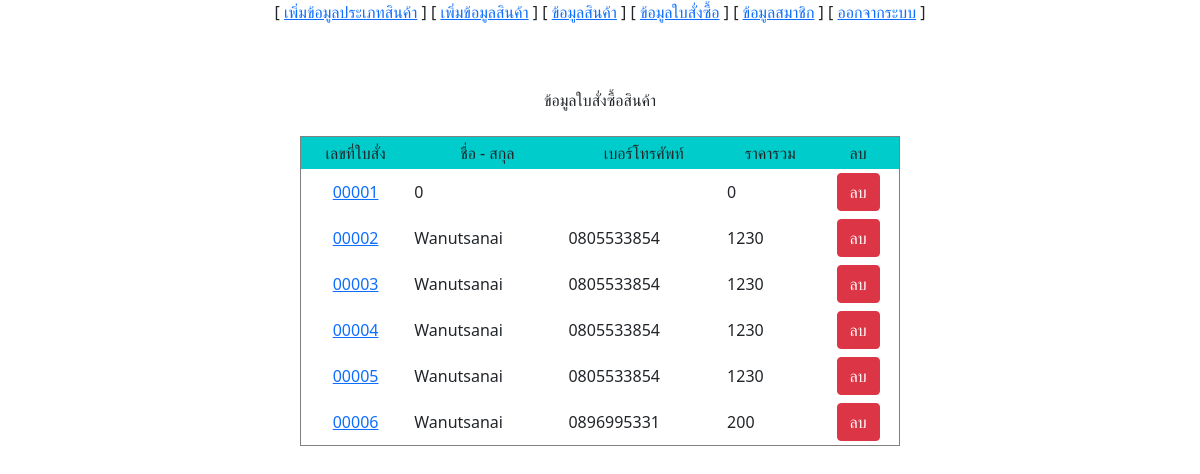
Page /admin_order.php (signed in) on the committed database.
### tables this page shows
CREATE TABLE IF NOT EXISTS `orders` (
  `order_id` int(11) NOT NULL AUTO_INCREMENT,
  `order_name` varchar(60) NOT NULL DEFAULT '0',
  `order_address` text NOT NULL,
  `order_email` varchar(30) NOT NULL DEFAULT '',
  `order_phone` varchar(20) NOT NULL DEFAULT '',
  `Column 6` varchar(20) NOT NULL DEFAULT '',
  `order_total` int(11) NOT NULL DEFAULT 0,
  `order_date` date DEFAULT NULL,
  PRIMARY KEY (`order_id`)
);

### admin_order.php (the view, shortened to what this page needs)
<?php
include('bootstrap.php');
include "admin_menu.php";
?>
<html>
<body>
    <br><br>
    <center> ข้อมูลใบสั่งซื้อสินค้า</center><br>
    <?php
    include "connect.php";
    $sql = "select * from orders";
    $ex = mysqli_query($conn, $sql);
    $num = mysqli_num_rows($ex);
    if ($num > 0) {
        $show = "<table width=600 cellpadding=4 align=center border class='talble table-hover'>";
        $show .= "<tr bgcolor=#00CCCC align=center><td>เลขที่ใบสั่ง</td><td>ชื่อ - สกุล </td><td> เบอร์โทรศัพท์</td><td>ราคารวม</td><td> ลบ</td></tr>";
        while ($rs = mysqli_fetch_array($ex)) {
            $code = sprintf("%05d", $rs['order_id']);
            $show .= "<td align=center><a
href=admin_order_detail.php?id=$rs[order_id]>$code</a></td>";
            $show .= "<td> $rs[order_name] </td>";
            $show .= "<td> $rs[order_phone] </td>";
            $show .= "<td> $rs[order_total] </td>";
            $show .= "<td align=center><a
 href=admin_order_delete.php?id=$rs[order_id] onclick=\"return confirm('ยืนยัน การลบข้อมูลใบสั่งซื้อเลขที่ $code หรือไม่?')\" class='btn btn-danger'>ลบ</a></td>";
            $show .= "</tr>";
        }
        $show .= "</table>";
        echo $show;
    }
    ?>
</body>
</html>

### rows in the picture
orders: order_id "00001", order_name "0", order_total "0"
orders: order_id "00002", order_name "Wanutsanai", order_phone "0805533854", order_total "1230"
orders: order_id "00003", order_name "Wanutsanai", order_phone "0805533854", order_total "1230"
orders: order_id "00004", order_name "Wanutsanai", order_phone "0805533854", order_total "1230"
orders: order_id "00005", order_name "Wanutsanai", order_phone "0805533854", order_total "1230"
orders: order_id "00006", order_name "Wanutsanai", order_phone "0896995331", order_total "200"
